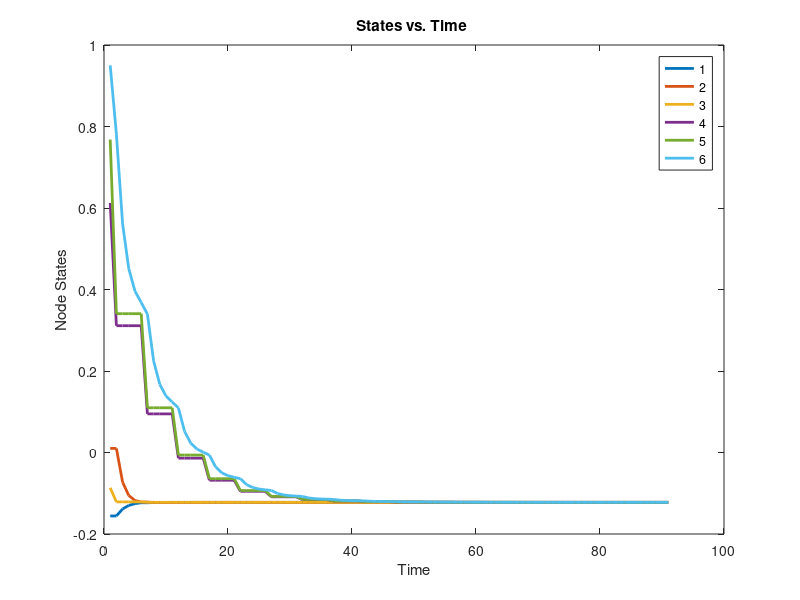

The MATLAB script that drew this image:
clear all;
close all;
clc;
%% Adjacency Matrix for the given problem
a1 = [0 0 0 0 0 0;
    0 0 0 0 0 0;
    1 0 0 0 0 0;
    0 1 0 0 0 0;
    0 0 1 0 0 0;
    0 0 0 1 0 0];
a2 = [0 0 1 0 0 0;
    1 0 0 0 0 0;
    0 0 0 0 0 0;
    0 0 0 0 0 0;
    0 0 0 0 0 0;
    0 0 0 0 1 0];
a3 = [0 0 0 0 0 0;
    0 0 0 0 0 1;
    0 1 0 0 0 0;
    0 1 0 0 0 0;
    0 0 0 0 0 0;
    0 0 0 0 0 0];

ak(:,:,1) = a1;
ak(:,:,2) = a2;
ak(:,:,3) = a3;
%% In degree matrix
d1 = diag([sum(a1(1,:));sum(a1(2,:));sum(a1(3,:));sum(a1(4,:));sum(a1(5,:));sum(a1(6,:))]);
d2 = diag([sum(a2(1,:));sum(a2(2,:));sum(a2(3,:));sum(a2(4,:));sum(a2(5,:));sum(a2(6,:))]);
d3 = diag([sum(a3(1,:));sum(a3(2,:));sum(a3(3,:));sum(a3(4,:));sum(a3(5,:));sum(a3(6,:))]);

dk(:,:,1) = d1;
dk(:,:,2) = d2;
dk(:,:,3) = d3;
%% Random initial values 
x = (2)*rand(1,6)-1;
x2 = x; 
j = 1;
cnt = 0;
%% For 12222233333 12222233333 cycle
for k = 1:90
    fk(:,:,j) = (inv(eye(6) + dk(:,:,j))) * (eye(6) + ak(:,:,j));
x2(k+1,:) = fk(:,:,j) *x2(k,:)';
if j == 1
    j = j+1;
    cnt = cnt +1;
else
if cnt == 5
j = j + 1;
cnt = 0;
end
cnt = cnt + 1;
if cnt == 5
j = 1;
cnt = 0;
end
end
end
%% Plotting states vs. time
figure;
plot (1:91,x2,'LineWidth',2)
legend('1','2','3','4','5','6')
title('States vs. Time ')
xlabel('Time');ylabel('Node States');